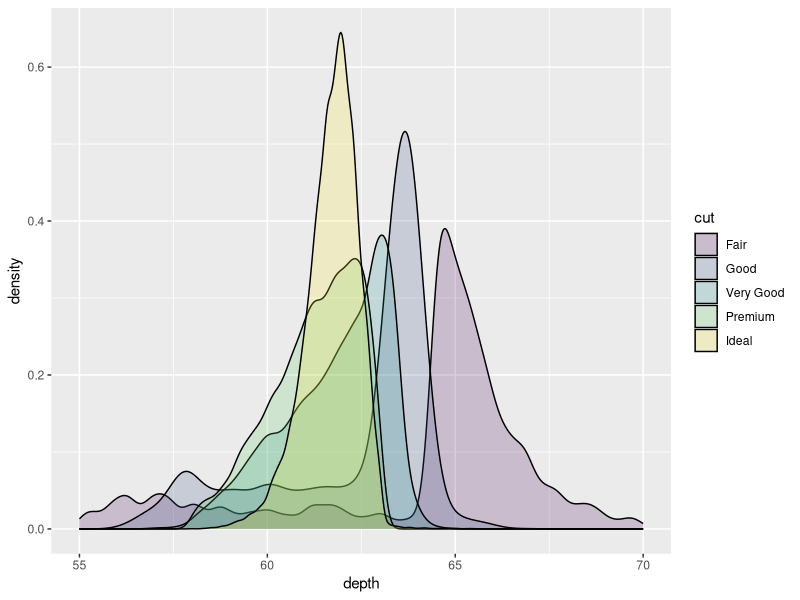

Write R code to recreate this figure.
## ---- chunk 1
#Example from http://had.co.nz/ggplot2/geom_histogram.html
library(ggplot2)
ggplot(diamonds, aes(depth, fill = cut)) + geom_density(alpha = 0.2) + xlim(55, 70)
